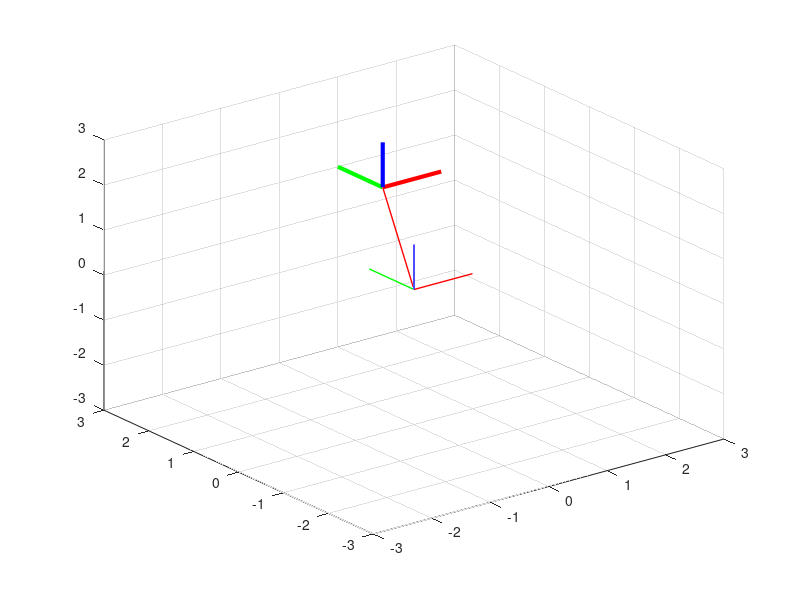

MATLAB code for this plot:
%%%%%%%%%%%%%%%%%%%%%%%%%%%%%%%%%%%%%%%%%%%%%%%%%%%%%%%%%%%%%%%%%%%%%%%%%%%%%%%%%%%%%%%%%
%%%% test the coornidate transform

BaseAxes1 = [0, 1, 0, 0, 0, 0; 0, 0, 0, 1, 0, 0; 0, 0, 0, 0, 0, 1];
BaseAxes2 = [0, 1, 0, 0, 0, 0; 0, 0, 0, 1, 0, 0; 0, 0, 0, 0, 0, 1];

AxesOffset2 = [1, 1, 2, 2, 1, 1; 1, 1, 2, 2, 1, 1; 1, 1, 2, 2, 1, 1];

O_Rm = [0, 0, 0];
O_Rm2 = [0, 0, 0];
% % % % x - pi/3
% % % O_Rm = [(pi/3), 0, 0];
% % % % y - pi/3
% % % O_Rm = [0, (pi/3), 0];
% % % % z - pi/3
% % % O_Rm = [0, 0, (pi/3)];

% % % % xz - pi/3
% % % O_Rm = [(pi/3), (pi/3), 0];
 
BaseX2 = [BaseAxes2(1,2), BaseAxes2(1,4), BaseAxes2(1,6)];
BaseY2 = [BaseAxes2(2,2), BaseAxes2(2,4), BaseAxes2(2,6)];
BaseZ2 = [BaseAxes2(3,2), BaseAxes2(3,4), BaseAxes2(3,6)];
BaseO2 = [AxesOffset2(1,1), AxesOffset2(1,3), AxesOffset2(1,5)];



delta_O_Rm = [(O_Rm(1)-O_Rm(1)), (O_Rm(2)-O_Rm(2)), (O_Rm(3)-O_Rm(3))];

Rm = delta_O_Rm;

R_x = [1, 0, 0; 0, cos(Rm(1)), sin(Rm(1)); 0, -sin(Rm(1)), cos(Rm(1))];
R_y = [cos(Rm(2)), 0, -sin(Rm(2)); 0, 1, 0; sin(Rm(2)), 0, cos(Rm(2))];
R_z = [cos(Rm(3)), sin(Rm(3)), 0; -sin(Rm(3)), cos(Rm(3)), 0; 0, 0, 1];

Rm_martix = R_x * R_y * R_z;


Rm2 = O_Rm2;

R_x2 = [1, 0, 0; 0, cos(Rm2(1)), sin(Rm2(1)); 0, -sin(Rm2(1)), cos(Rm2(1))];
R_y2 = [cos(Rm2(2)), 0, -sin(Rm2(2)); 0, 1, 0; sin(Rm2(2)), 0, cos(Rm2(2))];
R_z2 = [cos(Rm2(3)), sin(Rm2(3)), 0; -sin(Rm2(3)), cos(Rm2(3)), 0; 0, 0, 1];

Rm_martix2 = R_x2 * R_y2 * R_z2;

BaseX2 = BaseX2 * Rm_martix;
BaseY2 = BaseY2 * Rm_martix;
BaseZ2 = BaseZ2 * Rm_martix;

BaseO2 = BaseO2 * Rm_martix2;

BaseAxes2 = [0, BaseX2(1), 0, BaseX2(2), 0, BaseX2(3);...
             0, BaseY2(1), 0, BaseY2(2), 0, BaseY2(3);...
             0, BaseZ2(1), 0, BaseZ2(2), 0, BaseZ2(3)];
         
AxesOffset2 = [BaseO2(1), BaseO2(1), BaseO2(2), BaseO2(2), BaseO2(3), BaseO2(3); ...
               BaseO2(1), BaseO2(1), BaseO2(2), BaseO2(2), BaseO2(3), BaseO2(3); ...
               BaseO2(1), BaseO2(1), BaseO2(2), BaseO2(2), BaseO2(3), BaseO2(3)];
           
% % % BaseAxes2_t = BaseAxes2;

BaseAxes2_t = BaseAxes2 + AxesOffset2;
           
figure(1);



hpx1 = plot3(BaseAxes1(1,1:2),BaseAxes1(1,3:4),BaseAxes1(1,5:6),'r-','linewidth',1);
hold on;   grid on;  axis([-3 3 -3 3 -3 3]);
hpy1 = plot3(BaseAxes1(2,1:2),BaseAxes1(2,3:4),BaseAxes1(2,5:6),'g-','linewidth',1);
hpz1 = plot3(BaseAxes1(3,1:2),BaseAxes1(3,3:4),BaseAxes1(3,5:6),'b-','linewidth',1);

hold on;
hpx2 = plot3(BaseAxes2_t(1,1:2), BaseAxes2_t(1,3:4), BaseAxes2_t(1,5:6),'r-','linewidth',3);
hpy2 = plot3(BaseAxes2_t(2,1:2), BaseAxes2_t(2,3:4), BaseAxes2_t(2,5:6),'g-','linewidth',3);
hpz2 = plot3(BaseAxes2_t(3,1:2), BaseAxes2_t(3,3:4), BaseAxes2_t(3,5:6),'b-','linewidth',3);

h12 = plot3([0 BaseAxes2_t(1,1)], [0 BaseAxes2_t(1,3)], [0 BaseAxes2_t(1,5)],'r-','linewidth',1);

           